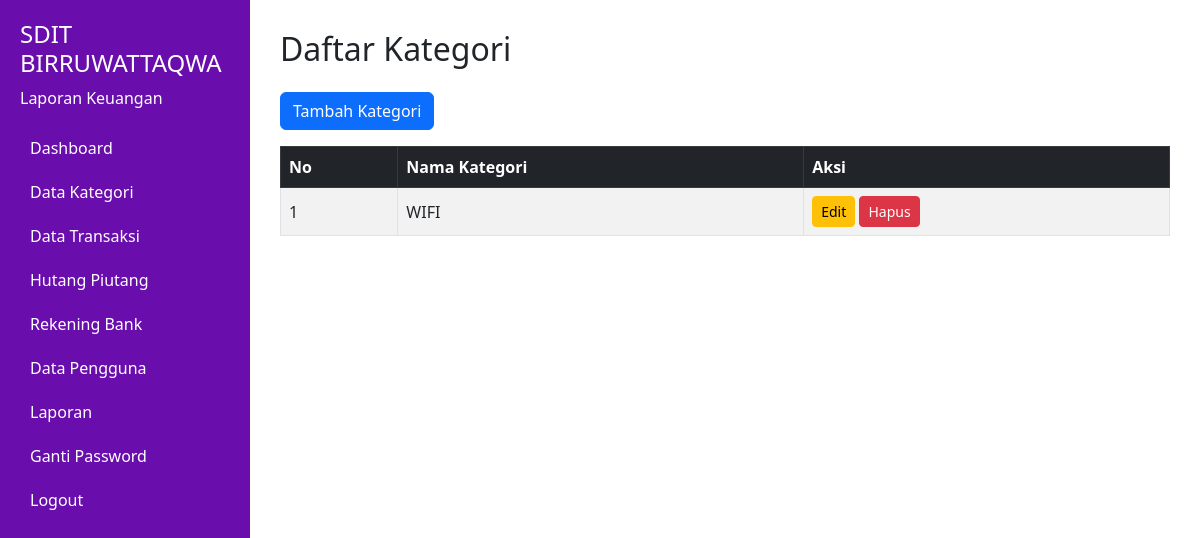
The page /kategori/ on the database as committed earlier.
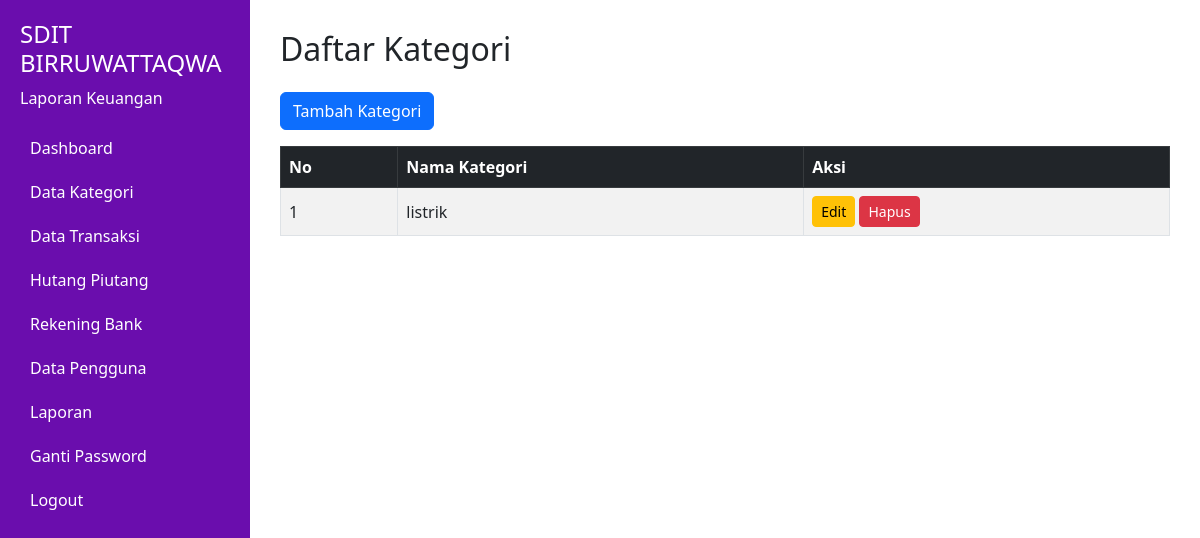
The same page on the database as committed later.
### keuangan/models.py (models this page shows, shortened)
class Kategori(models.Model):
    nama = models.CharField(max_length=255)

### keuangan/views.py (the view)
# urls.py: path('kategori/', views.kategori_list, name='kategori_list'),
def kategori_list(request):
    kategori = Kategori.objects.all()
    return render(request, 'keuangan/kategori_list.html', {'kategori': kategori})

### keuangan/templates/keuangan/kategori_list.html (shortened to what this page needs)
{% load static %}
<!DOCTYPE html>
<html lang="id">
<head>
    <link rel="stylesheet" href="https://cdn.jsdelivr.net/npm/bootstrap@5.3.0/dist/css/bootstrap.min.css">
</head>
<body>
    <div class="sidebar">
        <h4>SDIT BIRRUWATTAQWA</h4>
        <p>Laporan Keuangan</p>
        <a href="#">Dashboard</a>
        <a href="{% url 'kategori_list' %}">Data Kategori</a>
        <a href="{% url 'daftar_transaksi' %}">Data Transaksi</a>
        <a href="{% url 'hutang_piutang' %}">Hutang Piutang</a>
        <a href="{% url 'rekening_bank' %}">Rekening Bank</a>
        <a href="#">Data Pengguna</a>
        <a href="#">Laporan</a>
        <a href="#">Ganti Password</a>
        <a href="#">Logout</a>
    </div>
    <div class="main-content">
        <h2 class="mb-4">Daftar Kategori</h2>
        <a href="{% url 'tambah_kategori' %}" class="btn btn-primary mb-3">Tambah Kategori</a>
        {% if kategori %}
            <div class="table-responsive">
                <table class="table table-bordered table-striped align-middle">
                    <thead class="table-dark">
                        <tr>
                            <th>No</th>
                            <th>Nama Kategori</th>
                            <th>Aksi</th>
                        </tr>
                    </thead>
                    <tbody>
                        {% for item in kategori %}
                            <tr>
                                <td>{{ forloop.counter }}</td>
                                <td>{{ item.nama }}</td>
                                <td>
                                    <a href="{% url 'edit_kategori' item.id %}" class="btn btn-sm btn-warning">Edit</a>
                                    <a href="{% url 'hapus_kategori' item.id %}" class="btn btn-sm btn-danger" onclick="return confirm('Yakin ingin menghapus kategori ini?')">Hapus</a>
                                </td>
                            </tr>
                        {% endfor %}
                    </tbody>
                </table>
            </div>
        {% else %}
            <p class="text-muted">Belum ada kategori.</p>
        {% endif %}
    </div>
</body>
</html>

Rows that differ between the two databases and show on the page:
changed Kategori: nama "WIFI" → "listrik"
